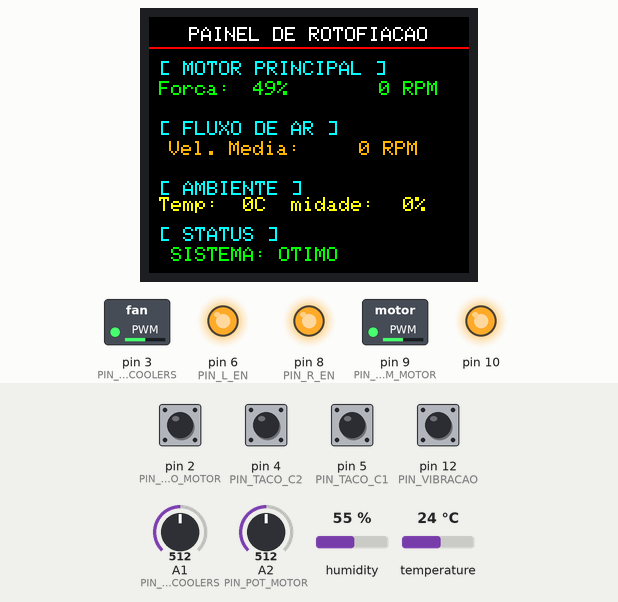
A sketch run on a simulated Arduino Uno, built with avr-gcc and run on an emulated ATmega328P. Shown: 160×128 colour display, switched loads named in the sketch (green lamp = pin HIGH), output pins drawn as LEDs (lit = HIGH). The inputs (shaded band) are chosen by the test bench; at power-on: pin 2 (PIN_TACO_MOTOR), pin 4 (PIN_TACO_C2), pin 5 (PIN_TACO_C1), pin 12 (PIN_VIBRACAO) HIGH, A2 (PIN_POT_MOTOR) = 512, A1 (PIN_POT_COOLERS) = 512, humidity 55 %, temperature 24 °C. What the sketch prints to the serial monitor is not drawn.

Above: at 2.8 s.
2.9 s: A2 (PIN_POT_MOTOR) set to 531
At 4.5 s:
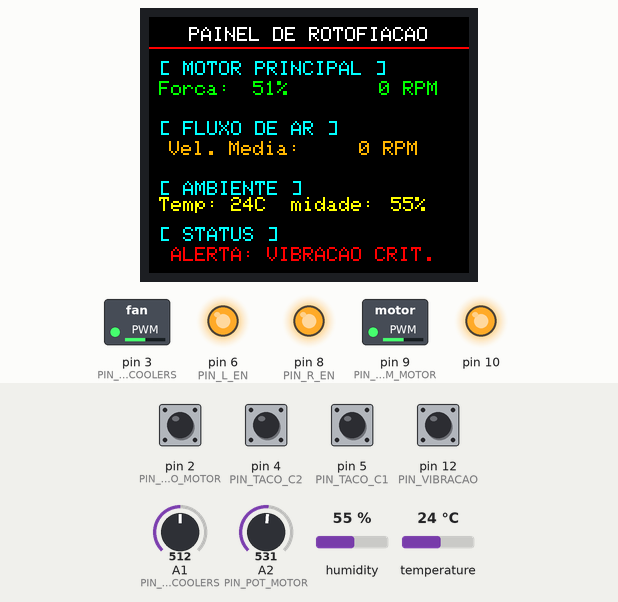
5.2 s: A2 (PIN_POT_MOTOR) set to 992
At 7.9 s:
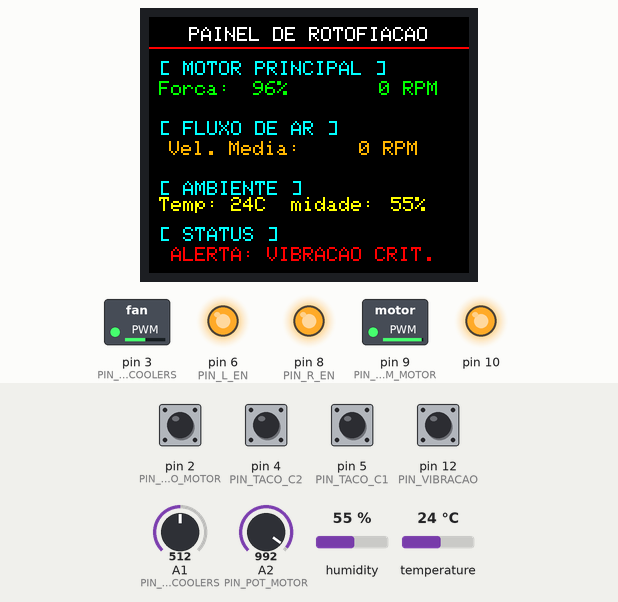
8.2 s: A1 (PIN_POT_COOLERS) set to 716
At 8.9 s:
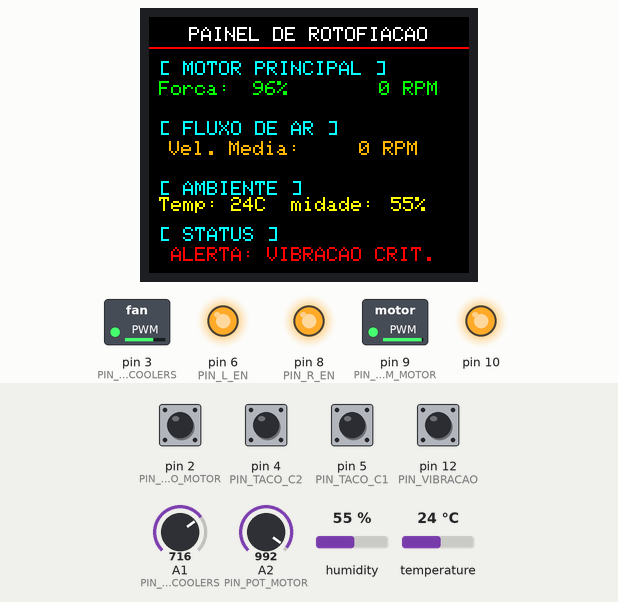
9.7 s: A2 (PIN_POT_MOTOR) set to 306
At 11.5 s:
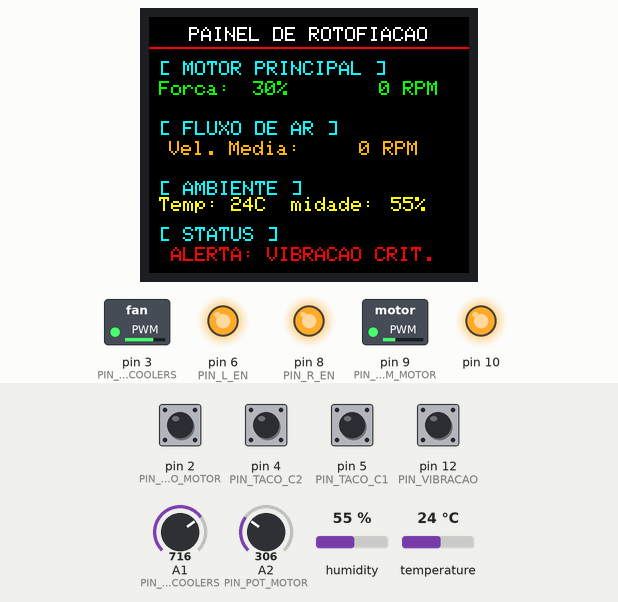
12.1 s: A2 (PIN_POT_MOTOR) set to 245
At 13.7 s:
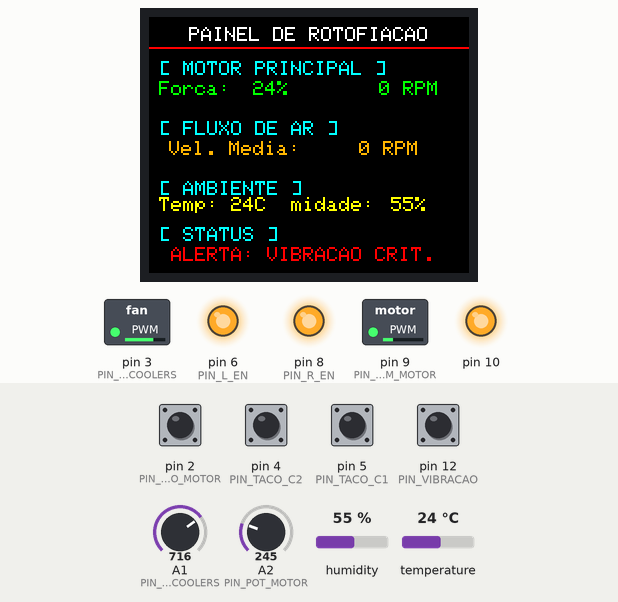
14.2 s: A1 (PIN_POT_COOLERS) set to 992
At 14.6 s:
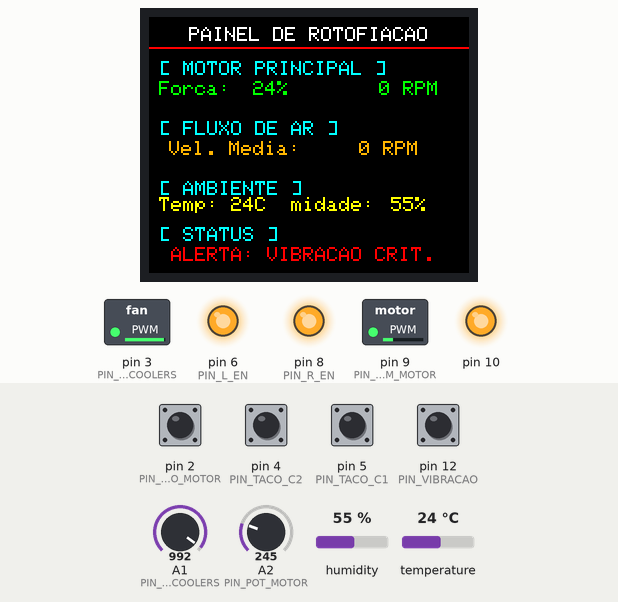
Timing chart, 0 to 16.7 s (numbered marks = the images above; inputs shaded):
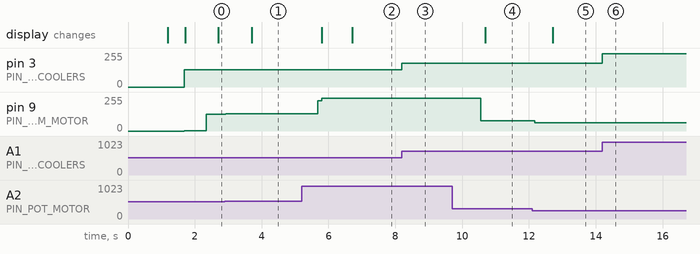

Measured:
- the behaviour switches between 520 and 521 on A2 (PIN_POT_MOTOR) (found by bisection; images 0 and 1)
- after the input at 2.9 s, pin 9 (PIN_PWM_MOTOR): 127/255 → 131/255 at once; the display: changes after 0.81 s (image 1)
- after the input at 5.2 s, pin 9 (PIN_PWM_MOTOR): 131/255 → 227/255 after 0.48 s, → 246/255 0.12 s later; the display: first changes after 0.61 s (image 2 shows a later state)
- after the input at 8.2 s, pin 3 (PIN_PWM_COOLERS): 128/255 → 179/255 at once
- after the input at 9.7 s, pin 9 (PIN_PWM_MOTOR): 246/255 → 77/255 after 0.85 s; the display: changes after 0.99 s (image 4)
- after the input at 12.1 s, pin 9 (PIN_PWM_MOTOR): 77/255 → 62/255 after 0.07 s; the display: changes after 0.61 s (image 5)
- after the input at 14.2 s, pin 3 (PIN_PWM_COOLERS): 179/255 → 248/255 at once

The sketch:

rotofiacao_uno_otimizado.ino
```cpp
#include <DHT.h>
#include <PinChangeInterrupt.h>
#include <LCDWIKI_GUI.h>
#include <LCDWIKI_SPI.h>

// ======================================================================
// ÁREA DE AJUSTES RÁPIDOS
// ======================================================================
#define RAMPA_PESO 5

#define PIN_R_EN 8
#define PIN_L_EN 6

// --- CONFIGURAÇÃO DA TELA ---
#define TFT_MODEL ST7735S
#define TFT_CS    A5
#define TFT_CD    A3
#define TFT_RST   A4
#define TFT_LED   A0

LCDWIKI_SPI my_lcd(TFT_MODEL, TFT_CS, TFT_CD, TFT_RST, TFT_LED);

// --- PINOS DO SISTEMA ---
#define PIN_TACO_C1     5
#define PIN_PWM_COOLERS 3
#define PIN_TACO_C2     4
#define PIN_TACO_MOTOR  2
#define PIN_PWM_MOTOR   9
#define PIN_DHT         7
#define PIN_VIBRACAO    12
#define PIN_POT_MOTOR   A2
#define PIN_POT_COOLERS A1

DHT dht(PIN_DHT, DHT11);

unsigned long tAnterior = 0;
unsigned long tAnteriorDHT = 0;
unsigned long tAnteriorRampa = 0;

volatile unsigned long pC1 = 0, pC2 = 0;

float uVal = 0, tVal = 0;   // só usado 1x a cada 3s, float aqui não pesa
uint8_t pwmAtualMotor = 0;  // 0-255, uint8_t é suficiente

int ultimoPotMBrutoValido = 0;

// --- Filtro EMA em ponto fixo (Q8), substitui o float suavizado ---
// alpha = 1/8 (>>3). Para deixar mais suave, use >>4; mais rápido, >>2.
static int32_t potAcc = 0;

// --- Tacômetro do motor: sensor Hall A3144, 2 ímãs, 2 pulsos/ímã ---
// = 4 pulsos por volta. Baseado em medição de intervalo entre pulsos
// com média móvel, validado separadamente antes de entrar no código principal.
const byte PULSOS_POR_VOLTA_MOTOR = 4;
const byte NUM_AMOSTRAS_MOTOR = 8;
const unsigned long TEMPO_MINIMO_PULSO_MOTOR = 1200UL;  // µs, filtro de ruído/bounce
const unsigned long TIMEOUT_PARADO_MOTOR = 500000UL;    // 500 ms sem pulso = motor parado

volatile unsigned long ultimoPulsoMotor = 0;
volatile unsigned long intervalosMotor[NUM_AMOSTRAS_MOTOR];
volatile byte indiceMotor = 0;
volatile bool bufferCheioMotor = false;

// --- Sensor de vibração 801S: classificação por ciclo de trabalho (% HIGH) ---
// Amostragem por polling (sem interrupção), janela própria de 2s,
// independente do ciclo de 1s do display/serial.
const unsigned long TEMPO_AMOSTRAGEM_VIBRA = 2000; // ms
const float LIMITE_OTIMO_VIBRA   = 5.0;  // % HIGH abaixo disto -> ÓTIMO
const float LIMITE_CRITICO_VIBRA = 90.0; // % HIGH acima disto -> CRÍTICO (entre os dois -> OK)

unsigned long contadorLOWVibra = 0;
unsigned long contadorHIGHVibra = 0;
unsigned long inicioVibra = 0;

enum EstadoVibracao { VIBRA_OTIMO, VIBRA_OK, VIBRA_CRITICO };
EstadoVibracao estadoVibracao = VIBRA_OTIMO;

void isrC1() { pC1++; }
void isrC2() { pC2++; }

void isrM() {
  unsigned long agora = micros();
  if (ultimoPulsoMotor == 0) {
    ultimoPulsoMotor = agora;
    return;
  }
  unsigned long dt = agora - ultimoPulsoMotor;
  if (dt < TEMPO_MINIMO_PULSO_MOTOR) return;

  intervalosMotor[indiceMotor] = dt;
  indiceMotor++;
  if (indiceMotor >= NUM_AMOSTRAS_MOTOR) {
    indiceMotor = 0;
    bufferCheioMotor = true;
  }
  ultimoPulsoMotor = agora;
}

void setup() {
  Serial.begin(115200);

  pinMode(PIN_R_EN, OUTPUT);
  pinMode(PIN_L_EN, OUTPUT);
  digitalWrite(PIN_R_EN, LOW);
  digitalWrite(PIN_L_EN, LOW);

  pinMode(10, OUTPUT);
  digitalWrite(10, HIGH);
  delay(1000);

  my_lcd.Init_LCD();
  my_lcd.Fill_Screen(0x0000);
  my_lcd.Set_Rotation(3);

  my_lcd.Set_Text_Mode(1);
  my_lcd.Set_Text_Size(1);
  my_lcd.Set_Text_colour(0xFFFF);
  my_lcd.Print_String(F("PAINEL DE ROTOFIACAO"), CENTER, 5);
  my_lcd.Draw_Fast_HLine(0, 15, 160);

  my_lcd.Set_Text_colour(0x07FF);
  my_lcd.Print_String(F("[ MOTOR PRINCIPAL ]"), 5, 22);
  my_lcd.Set_Text_colour(0x07E0);
  my_lcd.Print_String(F("Forca:"), 5, 32);

  my_lcd.Set_Text_colour(0x07FF);
  my_lcd.Print_String(F("[ FLUXO DE AR ]"), 5, 52);
  my_lcd.Set_Text_colour(0xFDA0);
  my_lcd.Print_String(F("Vel. Media:"), 10, 62);

  my_lcd.Set_Text_colour(0x07FF);
  my_lcd.Print_String(F("[ AMBIENTE ]"), 5, 82);
  my_lcd.Set_Text_colour(0xFFE0);
  my_lcd.Print_String(F("Temp:"), 5, 90);
  my_lcd.Print_String(F("Umidade:"), 65, 90);

  my_lcd.Set_Text_colour(0x07FF);
  my_lcd.Print_String(F("[ STATUS ]"), 5, 105);

  dht.begin();
  pinMode(PIN_PWM_COOLERS, OUTPUT);
  pinMode(PIN_PWM_MOTOR, OUTPUT);

  // Sobe o PWM do Timer1 (pinos 9 e 10) para ~31kHz, fora do audível
  TCCR1B = (TCCR1B & 0b11111000) | 0x01;

  pinMode(PIN_VIBRACAO, INPUT);
  pinMode(PIN_TACO_C1, INPUT_PULLUP);
  pinMode(PIN_TACO_C2, INPUT_PULLUP);
  pinMode(PIN_TACO_MOTOR, INPUT_PULLUP);

  attachPCINT(digitalPinToPCINT(PIN_TACO_C1), isrC1, FALLING);
  attachPCINT(digitalPinToPCINT(PIN_TACO_C2), isrC2, FALLING);
  attachInterrupt(digitalPinToInterrupt(PIN_TACO_MOTOR), isrM, FALLING);

  ultimoPotMBrutoValido = analogRead(PIN_POT_MOTOR);
  potAcc = (int32_t)ultimoPotMBrutoValido << 8; // inicializa o filtro Q8

  inicioVibra = millis();

  delay(500);
  digitalWrite(PIN_R_EN, HIGH);
  digitalWrite(PIN_L_EN, HIGH);
}

void loop() {
  unsigned long agora = millis();

  // =======================================================
  // 1. TRAVA ABSOLUTA DE RUÍDO DO POTENCIÔMETRO
  // =======================================================
  int potM_bruto_atual = analogRead(PIN_POT_MOTOR);
  int potC = analogRead(PIN_POT_COOLERS);

  // map(potC, 0, 1023, 0, 255) equivale a dividir por 4 -> shift
  analogWrite(PIN_PWM_COOLERS, potC >> 2);

  if (abs(potM_bruto_atual - ultimoPotMBrutoValido) > 8) {
      ultimoPotMBrutoValido = potM_bruto_atual;
  }

  // EMA em ponto fixo (Q8), sem nenhuma multiplicação/divisão de float
  potAcc += (((int32_t)ultimoPotMBrutoValido << 8) - potAcc) >> 3;
  int potMotorSuavizado = potAcc >> 8; // valor 0-1023

  // map(potMotorSuavizado, 0, 1023, 0, 255) ~= >>2 (aprox., igual ao original)
  int pwmAlvo = potMotorSuavizado >> 2;
  if (pwmAlvo > 255) pwmAlvo = 255; // guarda contra arredondamento no limite

  if (agora - tAnteriorRampa >= RAMPA_PESO) {
    tAnteriorRampa = agora;

    if (abs(pwmAlvo - (int)pwmAtualMotor) > 1) {
      if (pwmAtualMotor < pwmAlvo) pwmAtualMotor++;
      else if (pwmAtualMotor > pwmAlvo) pwmAtualMotor--;
      analogWrite(PIN_PWM_MOTOR, pwmAtualMotor);
    }
  }
  // =======================================================

  // =======================================================
  // SENSOR DE VIBRAÇÃO (801S) - amostragem por ciclo de trabalho
  // =======================================================
  if (digitalRead(PIN_VIBRACAO) == LOW) contadorLOWVibra++;
  else contadorHIGHVibra++;

  if (agora - inicioVibra >= TEMPO_AMOSTRAGEM_VIBRA) {
    unsigned long totalVibra = contadorLOWVibra + contadorHIGHVibra;
    if (totalVibra > 0) {
      float percHIGH = (100.0f * contadorHIGHVibra) / totalVibra;
      if (percHIGH < LIMITE_OTIMO_VIBRA) estadoVibracao = VIBRA_OTIMO;
      else if (percHIGH <= LIMITE_CRITICO_VIBRA) estadoVibracao = VIBRA_OK;
      else estadoVibracao = VIBRA_CRITICO;
    }
    contadorLOWVibra = 0;
    contadorHIGHVibra = 0;
    inicioVibra = agora;
  }
  // =======================================================

  if (agora - tAnteriorDHT >= 3000) {
    tAnteriorDHT = agora;
    float h = dht.readHumidity();
    float t = dht.readTemperature();
    if (!isnan(h) && !isnan(t)) { uVal = h; tVal = t; }
  }

  if (agora - tAnterior >= 1000) {
    tAnterior = agora;

    unsigned long copiaIntervalosMotor[NUM_AMOSTRAS_MOTOR];
    unsigned long ultimoM;
    byte nM;

    noInterrupts();
    unsigned long cC1 = pC1;
    unsigned long cC2 = pC2;
    pC1 = 0;
    pC2 = 0;
    ultimoM = ultimoPulsoMotor;
    nM = bufferCheioMotor ? NUM_AMOSTRAS_MOTOR : indiceMotor;
    for (byte i = 0; i < nM; i++) copiaIntervalosMotor[i] = intervalosMotor[i];
    interrupts();

    int rpmCoolerMedio = ((cC1 * 60 / 2) + (cC2 * 60 / 2)) / 2;

    // RPM do motor via média móvel dos intervalos entre pulsos
    long rpmMotor = 0;
    if (nM > 0 && ultimoM != 0 && (micros() - ultimoM) <= TIMEOUT_PARADO_MOTOR) {
      unsigned long soma = 0;
      for (byte i = 0; i < nM; i++) soma += copiaIntervalosMotor[i];
      float periodoMedio = (float)soma / nM;
      float rpmF = 60000000.0f / (periodoMedio * PULSOS_POR_VOLTA_MOTOR);
      rpmMotor = (long)(rpmF + 0.5f);
    }

    int pM_perc = map(pwmAtualMotor, 0, 255, 0, 100); // roda 1x/s, custo irrelevante

    Serial.print(F("Forca: "));
    Serial.print(pM_perc);
    Serial.print(F("% | RPM: "));
    Serial.println(rpmMotor);

    my_lcd.Set_Text_Mode(0);
    my_lcd.Set_Text_Back_colour(0, 0, 0);
    char bufText[20];

    my_lcd.Set_Text_colour(0x07E0);
    sprintf(bufText, " %3d%%  ", pM_perc);
    my_lcd.Print_String(bufText, 40, 32);

    sprintf(bufText, " %5ld RPM  ", rpmMotor);
    my_lcd.Print_String(bufText, 85, 32);

    my_lcd.Set_Text_colour(0xFDA0);
    sprintf(bufText, " %5d RPM  ", rpmCoolerMedio);
    my_lcd.Print_String(bufText, 75, 62);

    my_lcd.Set_Text_colour(0xFFE0);
    sprintf(bufText, " %2dC  ", (int)tVal);
    my_lcd.Print_String(bufText, 35, 90);

    sprintf(bufText, " %2d%%  ", (int)uVal);
    my_lcd.Print_String(bufText, 115, 90);

    switch (estadoVibracao) {
      case VIBRA_OTIMO:
        my_lcd.Set_Text_colour(0x07E0); // verde
        my_lcd.Print_String(F(" SISTEMA: OTIMO          "), 5, 115);
        break;
      case VIBRA_OK:
        my_lcd.Set_Text_colour(0xFFE0); // amarelo
        my_lcd.Print_String(F(" SISTEMA: OK             "), 5, 115);
        break;
      case VIBRA_CRITICO:
        my_lcd.Set_Text_colour(0xF800); // vermelho
        my_lcd.Print_String(F(" ALERTA: VIBRACAO CRIT.  "), 5, 115);
        break;
    }
  }
}
```
